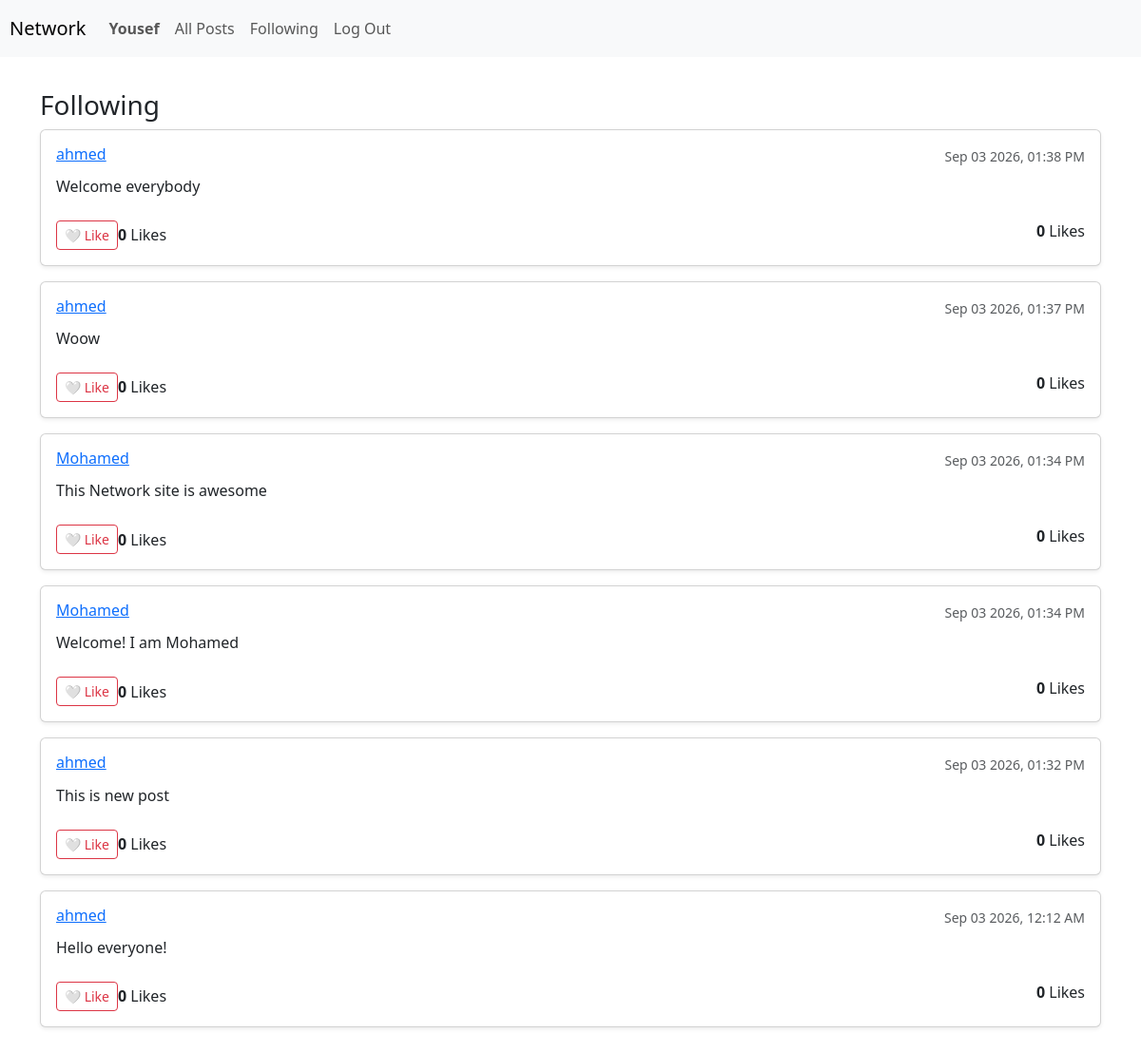
/following (signed in), run on an earlier commit of the app's database.
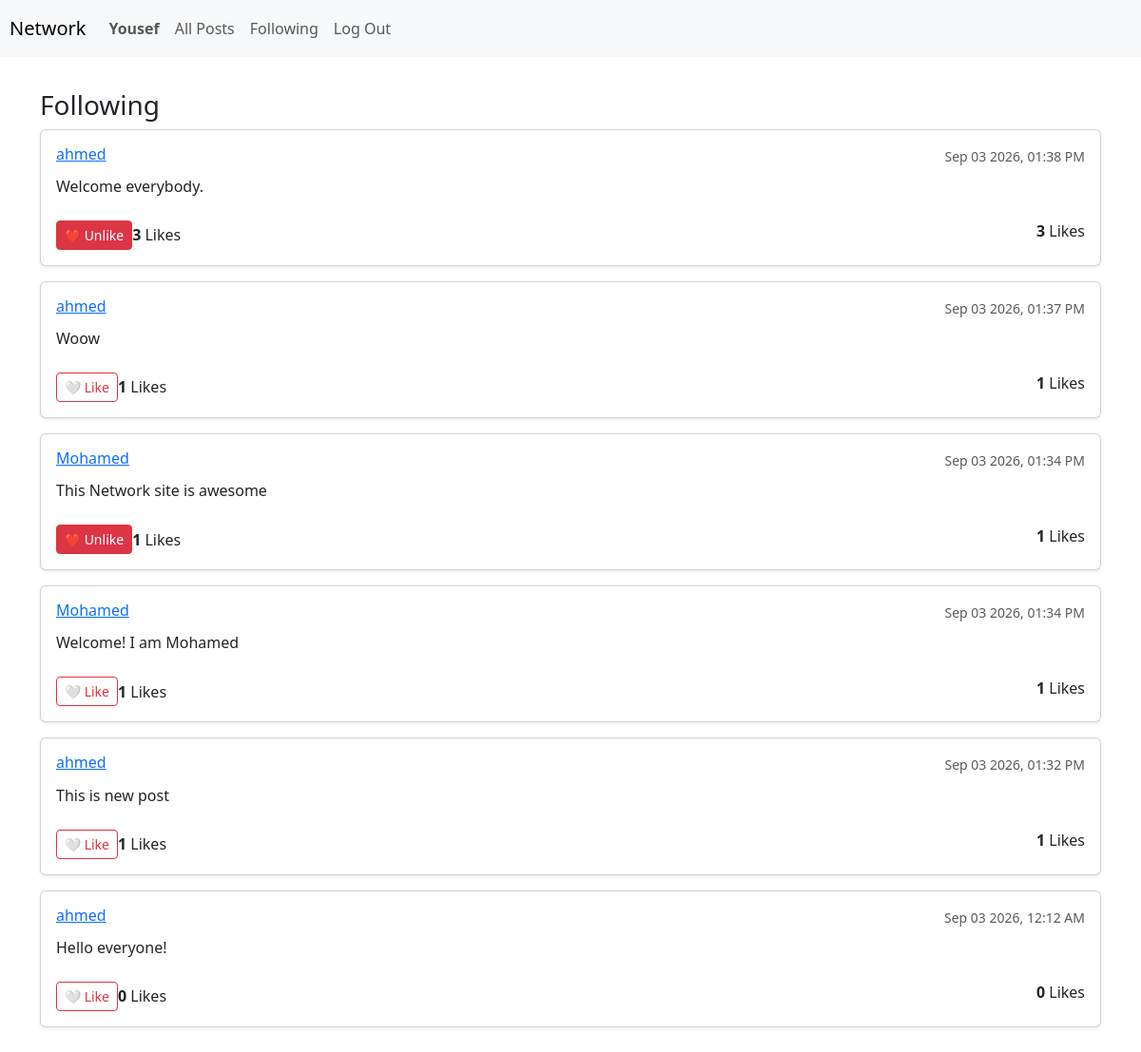
And on a later commit of the database.
### network/models.py (models this page shows, shortened)
class User(AbstractUser):
    pass

class Post(models.Model):
    user = models.ForeignKey(User, on_delete=models.CASCADE, related_name="posts")
    content = models.TextField(blank=False)
    timestamp = models.DateTimeField(auto_now_add=True)
    likes = models.ManyToManyField(User, blank=True, related_name="liked_posts")

### network/views.py (the view)
# urls.py: path("following", views.following, name="following"),
@login_required
def following(request):
    followed_users = Follow.objects.filter(user=request.user).values_list('following_user', flat=True)
    posts_list = Post.objects.filter(user__in=followed_users).order_by("-timestamp")
    paginator = Paginator(posts_list, 10)
    page_number = request.GET.get('page')
    page_obj = paginator.get_page(page_number)
    return render(request, "network/following.html", {
        "page_obj": page_obj
    })

### network/templates/network/following.html (shortened to what this page needs)
{% extends "network/layout.html" %}
{% block body %}
    <div class="container mt-4">
        <h3>Following</h3>
        <div class="posts-list">
            {% for post in page_obj %}
                <div class="card mb-3 p-3 shadow-sm" id="post-card-{{ post.id }}">
                    <div class="d-flex justify-content-between align-items-center">
                        <h6 class="font-weight-bold mb-1">
                            <a href="{% url 'profile' post.user.username %}">{{ post.user.username }}</a>
                        </h6>
                        <small class="text-muted">{{ post.timestamp|date:"M d Y, h:i A" }}</small>
                    </div>
                    <p class="mt-2 mb-2" id="post-content-{{ post.id }}">{{ post.content }}</p>
                    <div class="d-flex justify-content-between align-items-center mt-2">
                        <div class="d-flex align-items-center mt-2">
                            {% if user.is_authenticated %}
                                <button class="btn btn-sm {% if user in post.likes.all %}btn-danger{% else %}btn-outline-danger{% endif %} mr-2"
                                        id="like-btn-{{ post.id }}"
                                        onclick="toggleLike('{{ post.id }}')">
                                    {% if user in post.likes.all %}❤️ Unlike{% else %}🤍 Like{% endif %}
                                </button>
                            {% else %}
                                <span class="mr-2">❤️</span>
                            {% endif %}
                            <span id="like-count-{{ post.id }}">
                                <strong>{{ post.likes.count }}</strong> Likes
                            </span>
                        </div>
                        <span id="like-count-{{ post.id }}">
                            <strong>{{ post.likes.count }}</strong> Likes
                        </span>
                    </div>
                </div>
            {% empty %}
                <p class="text-muted">No posts from users you follow.</p>
            {% endfor %}
        </div>
    </div>
{% endblock %}

### network/templates/network/layout.html (shortened to what this page needs)
{% load static %}
<!DOCTYPE html>
<html lang="en">
    <head>
        <link href="https://cdn.jsdelivr.net/npm/bootstrap@5.3.8/dist/css/bootstrap.min.css" rel="stylesheet">
        <link href="{% static 'network/styles.css' %}" rel="stylesheet">
    </head>
    <body>
        <nav class="navbar navbar-expand-lg navbar-light bg-light sticky-top">
            <a class="navbar-brand" href="{% url 'index' %}">Network</a>
            <div>
              <ul class="navbar-nav mr-auto">
                {% if user.is_authenticated %}
                    <li class="nav-item">
                        <a class="nav-link" href="{%url 'profile' user.username%}"><strong>{{ user.username }}</strong></a>
                    </li>
                {% endif %}
                <li class="nav-item">
                  <a class="nav-link" href="{% url 'index' %}">All Posts</a>
                </li>
                {% if user.is_authenticated %}
                    <li class="nav-item">
                        <a class="nav-link" href="{% url 'following' %}">Following</a>
                    </li>
                    <li class="nav-item">
                        <a class="nav-link" href="{% url 'logout' %}">Log Out</a>
                    </li>
                {% endif %}
              </ul>
            </div>
          </nav>
        <div class="body" id="Main-Container">
            {% block body %}
            {% endblock %}
        </div>
    </body>
</html>

### network/static/network/styles.css (style rules this page uses)
#Main-Container { padding: 10px; }
.navbar { padding:10px; }

What changed in the data, as far as the page shows it:
changed Post: content "Welcome everybody" → "Welcome everybody."; likes.count "0" → "3"; text "🤍 Like" → "❤️ Unlike"
computed for Post "Woow": likes.count "0" → "1"
computed for Post "This Network site is awesome": likes.count "0" → "1"; text "🤍 Like" → "❤️ Unlike"
computed for Post "Welcome! I am Mohamed": likes.count "0" → "1"
computed for Post "This is new post": likes.count "0" → "1"
